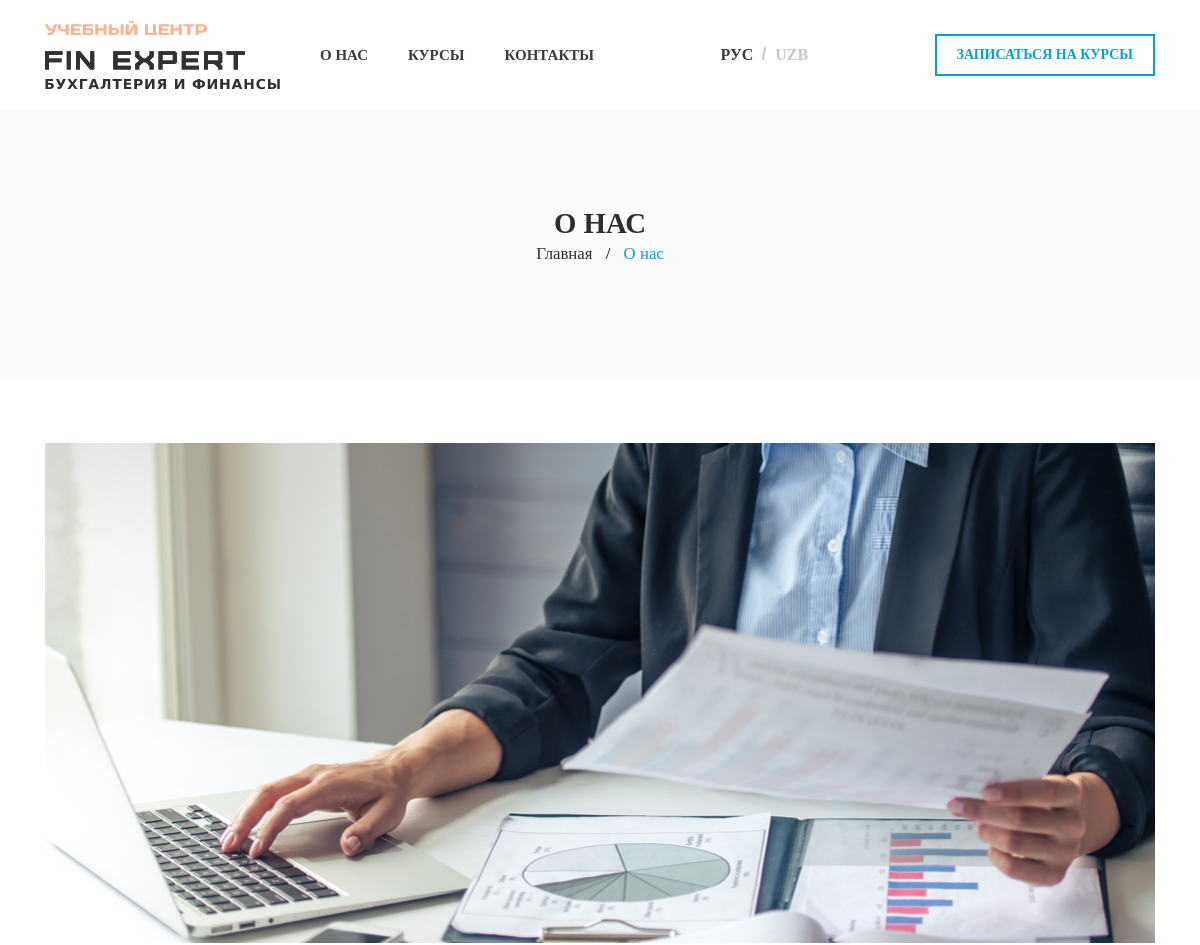
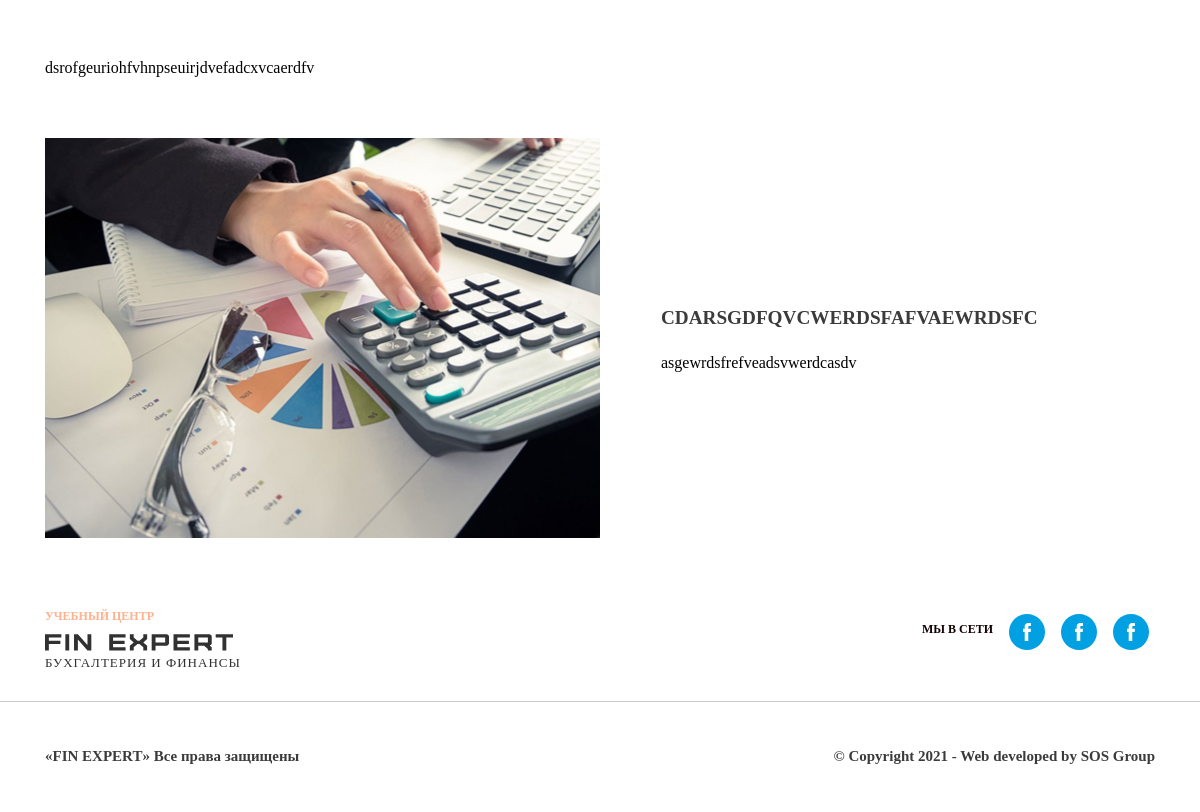
/about, run on the app's committed database (2 pictures, top to bottom).
### mainapp/models.py (models this page shows, shortened)
class about(models.Model):
    img1 = models.ImageField(upload_to='img', blank=True)
    text1 = models.CharField(max_length=500, blank=True)
    title = models.CharField(max_length=100)
    img2 = models.ImageField(upload_to='img', blank=True)
    text2 = models.CharField(max_length=200, blank=True)

### mainapp/views.py (the view)
# urls.py: path('about', views.info, name='about'),
def info(request):
    info1 = about.objects.all()[:1]
    data = {
        'io': info1
    }
    return render(request, 'home/about.html', {'data': data})

### mainapp/templates/home/about.html (shortened to what this page needs)
{% extends 'navbar.html' %}
{% load static %}
{% block index %}
  <header class="menu-link">
    <div class="container">
      <div class="menu-link-text">
        <h1>О нас</h1>
        <p>Главная <span class="slesh">/</span> <span>О нас</span></p>
      </div>
    </div>
  </header>
  <header class="menu-photo">
    <div class="container">
        {% for i in data.io %}
      <div class="menu-photo-text" style="background-image: url({{ i.img1.url }})">
      </div>
      <p>{{ i.text1 }}</p>
      <div class="menu-photo-grid">
        <div class="menu-photo-2" style="background-image: url({{ i.img2.url }})">
        </div>
        <div class="menu-text-2">
          <h1>{{ i.title }}</h1>
          <p>{{ i.text2 }}</p>
        </div>
      </div>
    {% endfor %}
    </div>
  </header>
{% include 'foter.html' %}
{% endblock %}

### static/css/style.css (style rules this page uses)
:root { overflow: auto; }
html { overflow-y: hidden; box-sizing: border-box; font-size: 10px; }
header { justify-content: space-between; }
@media (min-width: 992.5px) and (max-width: 1200px) { html { font-size: 8px; } }
@media (min-width: 992.5px) and (max-width: 1200px) { p { margin-top: 0; margin-bottom: 8px; } }
.menu-link { background: #FBFBFB; width: 100%; height: 272px; }
.menu-link-text { padding-top: 96px; text-align: center; }
.menu-link-text h1 { text-transform: uppercase; font-size: 3.6rem; color: #2d2d2d; font-weight: bold; font-family: "proxima"; }
.menu-link-text p { font-size: 2.1rem; color: #2d2d2d; font-family: "proxima"; }
.menu-link-text p span { color: #00a0e3; }
.menu-link-text p .slesh { color: #000; padding: 0 9px }
.menu-photo-text { padding: 61px 0; }
.menu-photo-text { margin: 61px 0; background-image: url('../img/about-img/sloy1.png'); width: 100%; background-position: center; background-position-y: 93%; height: 500px; }
.menu-photo-2 { background-image: url('../img/about-img/sloy2.png'); width: 100%; background-position: center; background-position-y: 93%; height: 400px; }
.menu-text-2 { padding-top: 10px; padding-left: 61px; }
.menu-text-2 h1 { padding-bottom: 21px; font-size: 2.4rem; color: #3b3b3b; font-weight: bold; text-transform: uppercase; font-family: "proxima"; }
.menu-photo-grid { align-items: center; margin: 61px 0; display: grid; grid-template-columns: repeat(2, 1fr) }
p { font-family: 'proxima'; }
:root { --star-size: 60px; --star-color: #fff; --star-background: #00a0e3; }
@media (min-width:992.5px) and (max-width:1200px) { .container { max-width: 1140px } }

### static/css/style_pagen.css (style rules this page uses)
html { overflow-y: hidden; box-sizing: border-box; font-size: 10px; }

### data on the page
about: img1 (picture), text1 "dsrofgeuriohfvhnpseuirjdvefadcxvcaerdfv", img2 (picture), title "CDARSGDFQVCWERDSFAFVAEWRDSFC", text2 "asgewrdsfrefveadsvwerdcasdv"
